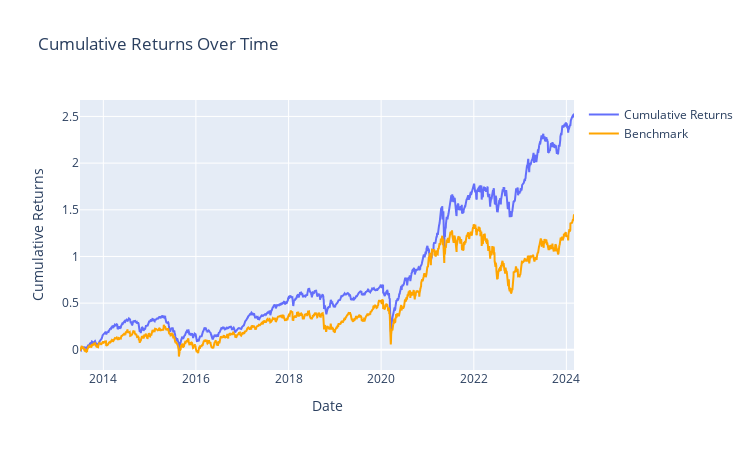
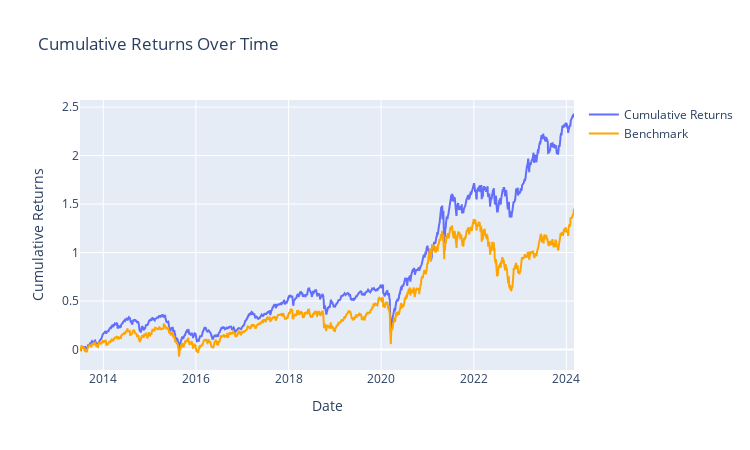

The notebook cell these images were saved under, in order:
### Code cell
CD = pd.read_csv('/Volumes/Database/Factor_data/流動負債_90.csv', index_col=0)
totalD = pd.read_csv('/Volumes/Database/Factor_data/負債總額_90.csv', index_col=0)
asset = pd.read_csv('/Volumes/Database/Factor_data/資產總額_90.csv', index_col=0)
factor = ts_pct_change((totalD - CD)/ asset, 252)

# no fee
returns_by_period, summary_df = PerformanceGenerator(factor = factor,
                                                     expreturn = exp_returns,
                                                     strategy='LO',
                                                     buy_fee = 0, 
                                                     sell_fee = 0,
                                                     benchmark = Benchmark
                                                     ).backtest()

# fee
returns_by_period, summary_df = PerformanceGenerator(factor = factor,
                                                     expreturn = exp_returns,
                                                     strategy='LO',
                                                     benchmark = Benchmark
                                                     ).backtest()

### Figure 1 — Plotly figure (JSON) as saved in the notebook; plotly's stock layout.template omitted (floating-point values rounded to 4 significant figures; data arrays with more than 128 entries replaced by an {"elided": "..."} marker saying what was removed)
{"data": [{"mode": "lines", "name": "Cumulative Returns", "type": "scatter", "x": {"elided": "2610 str values"}, "y": {"elided": "2610 float values"}}, {"line": {"color": "#FFA500"}, "mode": "lines", "name": "Benchmark", "type": "scatter", "x": {"elided": "2610 str values"}, "y": {"elided": "2610 float values"}}], "layout": {"height": 450, "title": {"text": "Cumulative Returns Over Time"}, "width": 750, "xaxis": {"title": {"text": "Date"}}, "yaxis": {"title": {"text": "Cumulative Returns"}}}}

### Figure 2 — Plotly figure (JSON) as saved in the notebook; plotly's stock layout.template omitted (floating-point values rounded to 4 significant figures; data arrays with more than 128 entries replaced by an {"elided": "..."} marker saying what was removed)
{"data": [{"mode": "lines", "name": "Cumulative Returns", "type": "scatter", "x": {"elided": "2610 str values"}, "y": {"elided": "2610 float values"}}, {"line": {"color": "#FFA500"}, "mode": "lines", "name": "Benchmark", "type": "scatter", "x": {"elided": "2610 str values"}, "y": {"elided": "2610 float values"}}], "layout": {"height": 450, "title": {"text": "Cumulative Returns Over Time"}, "width": 750, "xaxis": {"title": {"text": "Date"}}, "yaxis": {"title": {"text": "Cumulative Returns"}}}}
